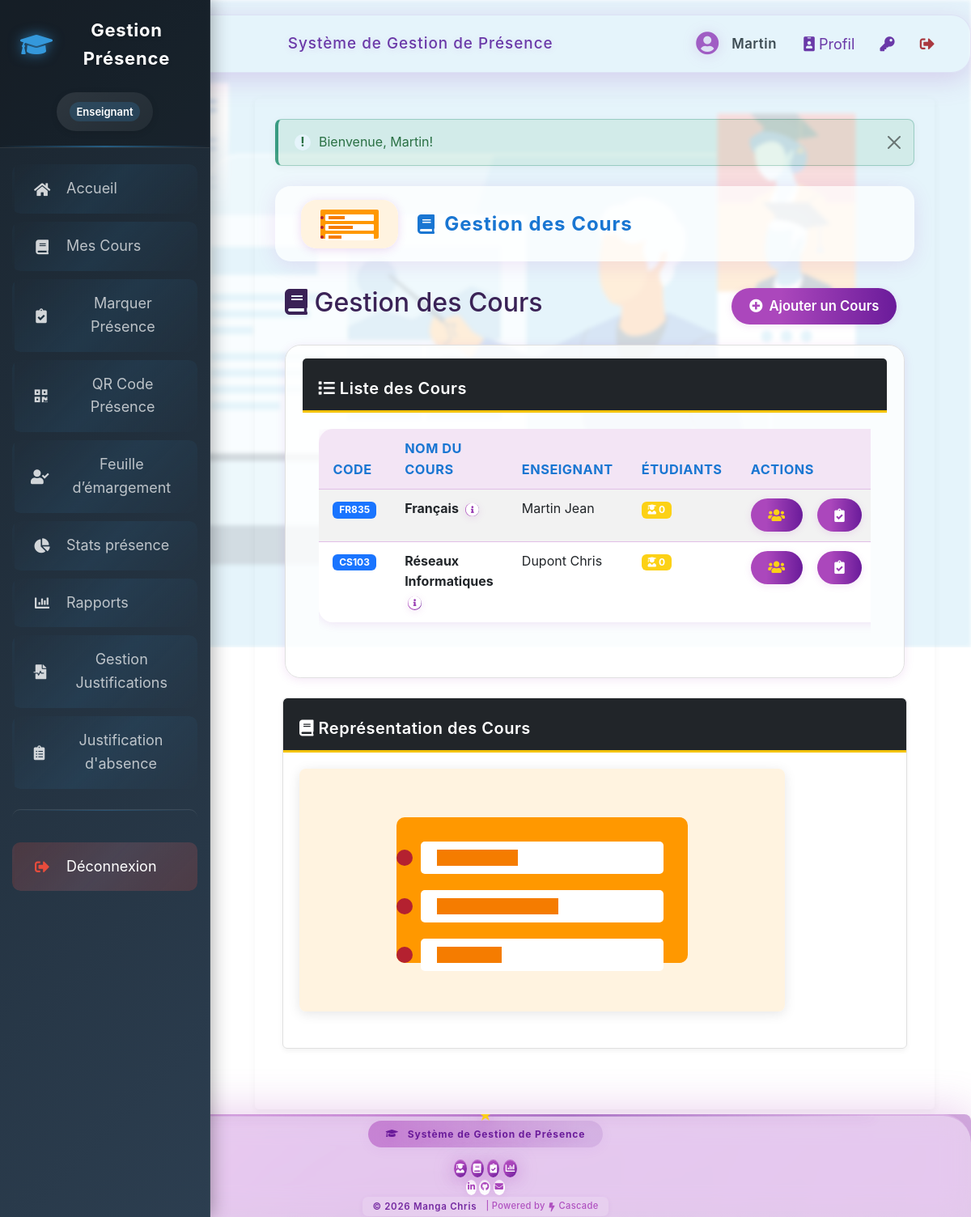
/cours.php (signed in), run on an earlier commit of the app's database.
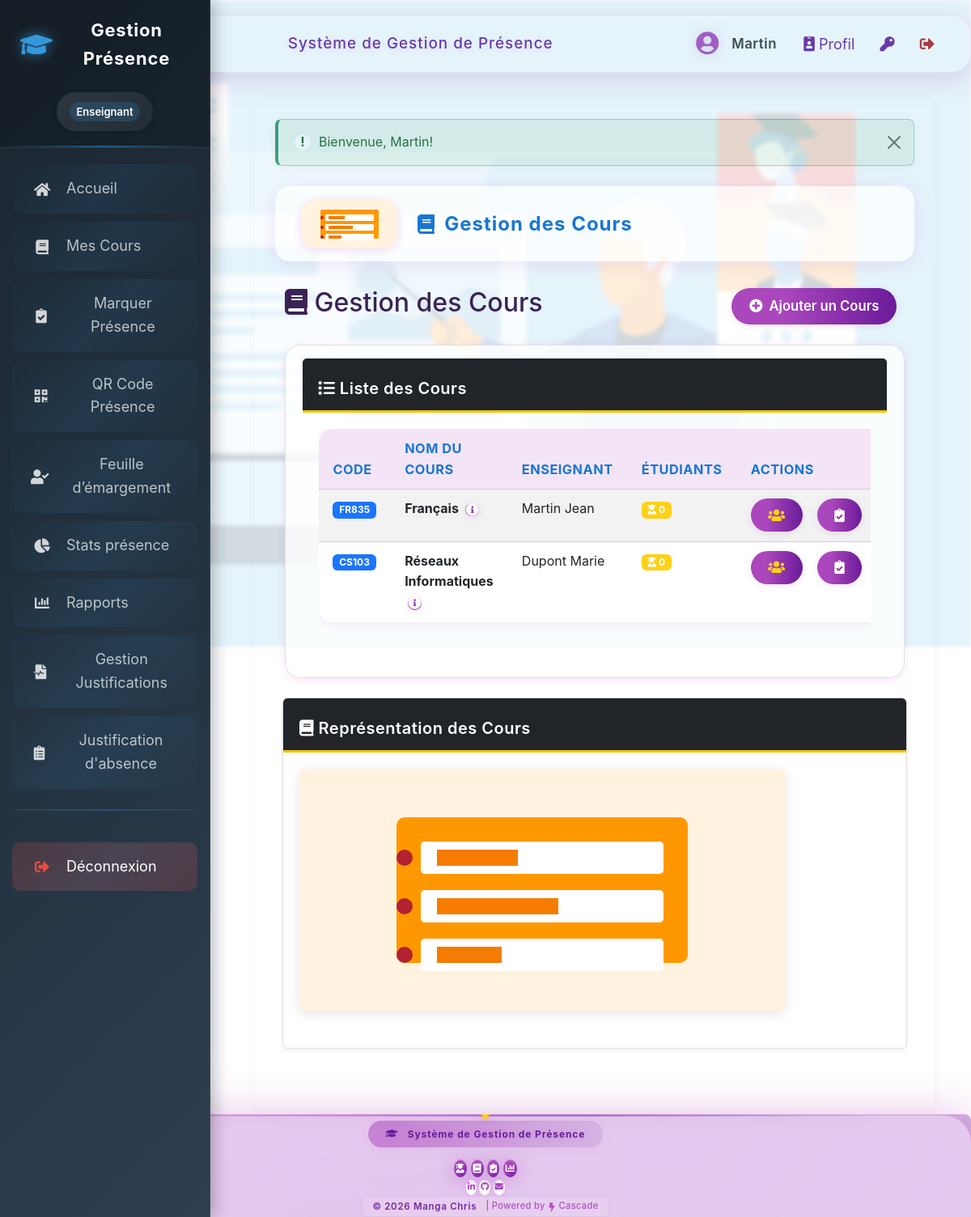
And on a later commit of the database.
### tables this page shows
CREATE TABLE `cours` (
  `id` int(11) NOT NULL AUTO_INCREMENT,
  `code` varchar(20) NOT NULL,
  `nom` varchar(150) NOT NULL,
  `enseignant_id` int(11) DEFAULT NULL,
  `description` text,
  PRIMARY KEY (`id`),
  UNIQUE KEY `code` (`code`),
  KEY `enseignant_id` (`enseignant_id`),
  CONSTRAINT `cours_ibfk_1` FOREIGN KEY (`enseignant_id`) REFERENCES `utilisateurs` (`id`)
);

CREATE TABLE `utilisateurs` (
  `id` int(11) NOT NULL AUTO_INCREMENT,
  `nom` varchar(100) NOT NULL,
  `prenom` varchar(100) NOT NULL,
  `email` varchar(150) NOT NULL,
  `mot_de_passe` varchar(255) NOT NULL,
  `role` enum('admin','enseignant') DEFAULT 'enseignant',
  `date_creation` timestamp NULL DEFAULT CURRENT_TIMESTAMP,
  `derniere_connexion` timestamp NULL DEFAULT NULL,
  PRIMARY KEY (`id`),
  UNIQUE KEY `email` (`email`)
);

### config/database.php (called while the page is built, shortened)
<?php
$host = 'localhost';
$dbname = 'attendance_system';
$username = 'root';
$password = '';
$port = 3306;
$pdo = null;
try {
    $dsn = "mysql:host=$host;port=$port;dbname=$dbname;charset=utf8mb4";
    $options = [
        PDO::ATTR_ERRMODE            => PDO::ERRMODE_EXCEPTION,
        PDO::ATTR_DEFAULT_FETCH_MODE => PDO::FETCH_ASSOC,
        PDO::ATTR_EMULATE_PREPARES   => false,
    ];
    $pdo = new PDO($dsn, $username, $password, $options);
} catch (PDOException $e) {
    die("Erreur de connexion à la base de données: " . $e->getMessage());
}
function db_query($sql, $params = []) {
    global $pdo;
    try {
        $stmt = $pdo->prepare($sql);
        $stmt->execute($params);
        return $stmt->fetchAll();
    } catch (PDOException $e) {
        throw $e;
    }
}
?>

### cours.php (the view, shortened to what the changed rows need)
<?php
require_once 'includes/auth.php';
require_once 'config/database.php';
$cours = db_query("
    SELECT c.*,
           u.nom as enseignant_nom,
           u.prenom as enseignant_prenom,
           COUNT(DISTINCT i.etudiant_id) as nb_etudiants
    FROM cours c
    LEFT JOIN utilisateurs u ON c.enseignant_id = u.id AND u.role = 'enseignant'
    LEFT JOIN inscriptions i ON c.id = i.cours_id
    GROUP BY c.id, c.nom, c.code, c.description, c.enseignant_id, u.nom, u.prenom
    ORDER BY c.nom
");
include 'includes/header.php';
?>
<link rel="stylesheet" href="assets/css/global-modern.css?v=<?= time() ?>">
<div class="page-hero">
    <h1 class="page-hero-title"><i class="fas fa-book"></i> Gestion des Cours</h1>
</div>
<div class="container-fluid">
    <div class="d-flex justify-content-between align-items-center mb-4">
        <h1 class="h2"><i class="fas fa-book"></i> Gestion des Cours</h1>
    </div>
    <div class="modern-card card">
        <div class="card-body">
            <div class="table-responsive">
                <table class="modern-table table table-striped table-hover data-table">
                    <thead class="table-dark">
                        <tr>
                            <th>Code</th>
                            <th>Nom du Cours</th>
                            <th>Enseignant</th>
                            <th>Étudiants</th>
                            <th>Actions</th>
                        </tr>
                    </thead>
                    <tbody>
                        <?php if (empty($cours)): ?>
                            <tr>
                                <td colspan="5" class="text-center">Aucun cours enregistré.</td>
                            </tr>
                        <?php else: ?>
                            <?php foreach ($cours as $c): ?>
                                <tr>
                                    <td><span class="badge bg-primary"><?= htmlspecialchars($c['code']) ?></span></td>
                                    <td>
                                        <strong><?= htmlspecialchars($c['nom']) ?></strong>
                                        <?php if (!empty($c['description'])): ?>
                                            <button class="modern-btn btn btn-sm btn-link p-0 ms-1" data-bs-toggle="tooltip" data-bs-placement="top" title="<?= htmlspecialchars($c['description']) ?>">
                                                <i class="fas fa-info-circle"></i>
                                            </button>
                                        <?php endif; ?>
                                    </td>
                                    <td>
                                        <?php if ($c['enseignant_id']): ?>
                                            <?= htmlspecialchars($c['enseignant_nom'] . ' ' . $c['enseignant_prenom']) ?>
                                        <?php else: ?>
                                            <span class="badge bg-warning text-dark">Non assigné</span>
                                        <?php endif; ?>
                                    </td>
                                    <td>
                                        <span class="badge bg-info">
                                            <i class="fas fa-user-graduate"></i> <?= $c['nb_etudiants'] ?>
                                        </span>
                                    </td>
                                    <td>
                                        <div class="d-flex justify-content-center gap-2">
                                            <a href="liste_etudiants.php?cours_id=<?= $c['id'] ?>" class="modern-btn btn btn-sm btn-outline-info" title="Liste des étudiants">
                                                <i class="fas fa-users"></i>
                                            </a>
                                            <a href="presence.php?cours_id=<?= $c['id'] ?>" class="modern-btn btn btn-sm btn-outline-success" title="Marquer les présences">
                                                <i class="fas fa-clipboard-check"></i>
                                            </a>
                                        </div>
                                    </td>
                                </tr>
                            <?php endforeach; ?>
                        <?php endif; ?>
                    </tbody>
                </table>
            </div>
        </div>
    </div>
</div>
<?php
include 'includes/footer.php';
?>

What changed in the data, as far as the page shows it:
changed through a linked row, cours "Réseaux Informatiques": enseignant.prenom "Dupont Chris" → "Dupont Marie"
